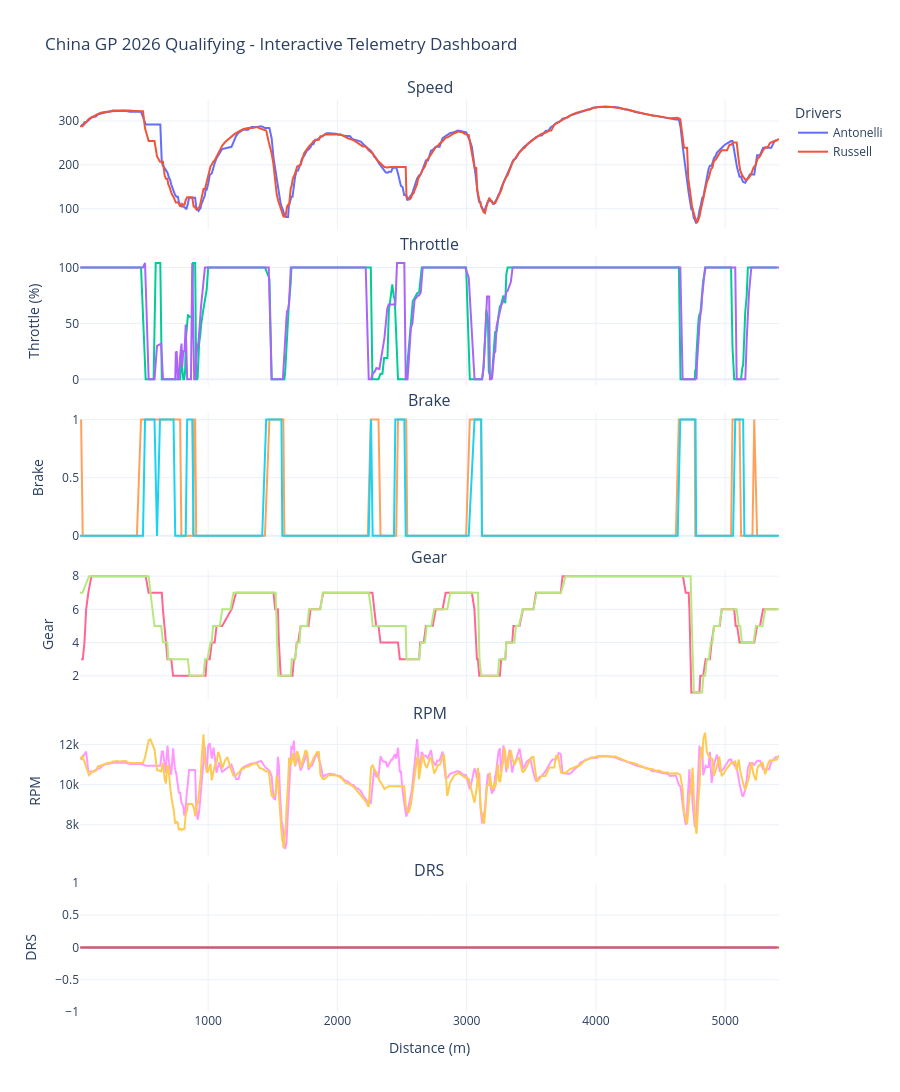

Notebook code for this chart:
### Code cell
fig.update_layout(
    title="China GP 2026 Qualifying - Interactive Telemetry Dashboard",
    height=1200,
    hovermode="x unified",
    template="plotly_white",
    legend_title="Drivers"
)

fig.update_xaxes(title_text="Distance (m)", row=6, col=1)

fig.show()

### Figure 1 — Plotly figure (JSON) as saved in the notebook; plotly's stock layout.template omitted (floating-point values rounded to 4 significant figures; data arrays with more than 128 entries replaced by an {"elided": "..."} marker saying what was removed)
{"data": [{"mode": "lines", "name": "Antonelli", "type": "scatter", "x": {"elided": "349 float values"}, "xaxis": "x", "y": {"elided": "349 float values"}, "yaxis": "y"}, {"mode": "lines", "name": "Russell", "type": "scatter", "x": {"elided": "347 float values"}, "xaxis": "x", "y": {"elided": "347 float values"}, "yaxis": "y"}, {"mode": "lines", "name": "Antonelli", "showlegend": false, "type": "scatter", "x": {"elided": "349 float values"}, "xaxis": "x2", "y": {"elided": "349 float values"}, "yaxis": "y2"}, {"mode": "lines", "name": "Russell", "showlegend": false, "type": "scatter", "x": {"elided": "347 float values"}, "xaxis": "x2", "y": {"elided": "347 float values"}, "yaxis": "y2"}, {"mode": "lines", "name": "Antonelli", "showlegend": false, "type": "scatter", "x": {"elided": "349 float values"}, "xaxis": "x3", "y": {"elided": "349 int values"}, "yaxis": "y3"}, {"mode": "lines", "name": "Russell", "showlegend": false, "type": "scatter", "x": {"elided": "347 float values"}, "xaxis": "x3", "y": {"elided": "347 int values"}, "yaxis": "y3"}, {"mode": "lines", "name": "Antonelli", "showlegend": false, "type": "scatter", "x": {"elided": "349 float values"}, "xaxis": "x4", "y": {"elided": "349 int values"}, "yaxis": "y4"}, {"mode": "lines", "name": "Russell", "showlegend": false, "type": "scatter", "x": {"elided": "347 float values"}, "xaxis": "x4", "y": {"elided": "347 int values"}, "yaxis": "y4"}, {"mode": "lines", "name": "Antonelli", "showlegend": false, "type": "scatter", "x": {"elided": "349 float values"}, "xaxis": "x5", "y": {"elided": "349 float values"}, "yaxis": "y5"}, {"mode": "lines", "name": "Russell", "showlegend": false, "type": "scatter", "x": {"elided": "347 float values"}, "xaxis": "x5", "y": {"elided": "347 float values"}, "yaxis": "y5"}, {"mode": "lines", "name": "Antonelli", "showlegend": false, "type": "scatter", "x": {"elided": "349 float values"}, "xaxis": "x6", "y": {"elided": "349 int values"}, "yaxis": "y6"}, {"mode": "lines", "name": "Russell", "showlegend": false, "type": "scatter", "x": {"elided": "347 float values"}, "xaxis": "x6", "y": {"elided": "347 int values"}, "yaxis": "y6"}], "layout": {"annotations": [{"font": {"size": 16}, "showarrow": false, "text": "Speed", "x": 0.5, "xanchor": "center", "xref": "paper", "y": 1, "yanchor": "bottom", "yref": "paper"}, {"font": {"size": 16}, "showarrow": false, "text": "Throttle", "x": 0.5, "xanchor": "center", "xref": "paper", "y": 0.8283, "yanchor": "bottom", "yref": "paper"}, {"font": {"size": 16}, "showarrow": false, "text": "Brake", "x": 0.5, "xanchor": "center", "xref": "paper", "y": 0.6567, "yanchor": "bottom", "yref": "paper"}, {"font": {"size": 16}, "showarrow": false, "text": "Gear", "x": 0.5, "xanchor": "center", "xref": "paper", "y": 0.485, "yanchor": "bottom", "yref": "paper"}, {"font": {"size": 16}, "showarrow": false, "text": "RPM", "x": 0.5, "xanchor": "center", "xref": "paper", "y": 0.3133, "yanchor": "bottom", "yref": "paper"}, {"font": {"size": 16}, "showarrow": false, "text": "DRS", "x": 0.5, "xanchor": "center", "xref": "paper", "y": 0.1417, "yanchor": "bottom", "yref": "paper"}], "height": 1200, "hovermode": "x unified", "legend": {"title": {"text": "Drivers"}}, "title": {"text": "China GP 2026 Qualifying - Interactive Telemetry Dashboard"}, "xaxis": {"anchor": "y", "domain": [0, 1], "matches": "x6", "showticklabels": false}, "xaxis2": {"anchor": "y2", "domain": [0, 1], "matches": "x6", "showticklabels": false}, "xaxis3": {"anchor": "y3", "domain": [0, 1], "matches": "x6", "showticklabels": false}, "xaxis4": {"anchor": "y4", "domain": [0, 1], "matches": "x6", "showticklabels": false}, "xaxis5": {"anchor": "y5", "domain": [0, 1], "matches": "x6", "showticklabels": false}, "xaxis6": {"anchor": "y6", "domain": [0, 1], "title": {"text": "Distance (m)"}}, "yaxis": {"anchor": "x", "domain": [0.8583, 1]}, "yaxis2": {"anchor": "x2", "domain": [0.6867, 0.8283], "title": {"text": "Throttle (%)"}}, "yaxis3": {"anchor": "x3", "domain": [0.515, 0.6567], "title": {"text": "Brake"}}, "yaxis4": {"anchor": "x4", "domain": [0.3433, 0.485], "title": {"text": "Gear"}}, "yaxis5": {"anchor": "x5", "domain": [0.1717, 0.3133], "title": {"text": "RPM"}}, "yaxis6": {"anchor": "x6", "domain": [0, 0.1417], "title": {"text": "DRS"}}}}
